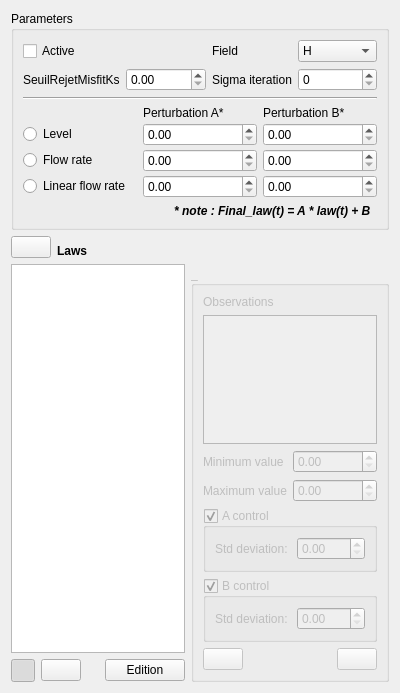
<?xml version="1.0" encoding="UTF-8"?>
<ui version="4.0">
 <class>Form</class>
 <widget class="QWidget" name="Form">
  <property name="geometry">
   <rect>
    <x>0</x>
    <y>0</y>
    <width>400</width>
    <height>693</height>
   </rect>
  </property>
  <property name="windowTitle">
   <string>Form</string>
  </property>
  <layout class="QVBoxLayout" name="verticalLayout">
   <item>
    <widget class="QGroupBox" name="gb_param_law">
     <property name="font">
      <font>
       <weight>50</weight>
       <bold>false</bold>
      </font>
     </property>
     <property name="title">
      <string>Parameters</string>
     </property>
     <layout class="QVBoxLayout" name="verticalLayout_3">
      <item>
       <layout class="QGridLayout" name="gridLayout_3">
        <item row="1" column="1">
         <widget class="QDoubleSpinBox" name="sb_law_seuil">
          <property name="maximum">
           <double>9999.989999999999782</double>
          </property>
         </widget>
        </item>
        <item row="1" column="2">
         <widget class="QLabel" name="label_9">
          <property name="text">
           <string>Sigma iteration</string>
          </property>
         </widget>
        </item>
        <item row="1" column="0">
         <widget class="QLabel" name="label_8">
          <property name="text">
           <string>SeuilRejetMisfitKs</string>
          </property>
         </widget>
        </item>
        <item row="0" column="0">
         <widget class="QCheckBox" name="cc_law_act">
          <property name="text">
           <string>Active</string>
          </property>
         </widget>
        </item>
        <item row="1" column="3">
         <widget class="QSpinBox" name="sb_law_sigma"/>
        </item>
        <item row="0" column="3">
         <widget class="QComboBox" name="cb_law_fld">
          <item>
           <property name="text">
            <string>H</string>
           </property>
          </item>
          <item>
           <property name="text">
            <string>Q</string>
           </property>
          </item>
         </widget>
        </item>
        <item row="0" column="2">
         <widget class="QLabel" name="label_7">
          <property name="text">
           <string>Field</string>
          </property>
         </widget>
        </item>
       </layout>
      </item>
      <item>
       <widget class="Line" name="line">
        <property name="orientation">
         <enum>Qt::Horizontal</enum>
        </property>
       </widget>
      </item>
      <item>
       <layout class="QGridLayout" name="gridLayout_2">
        <property name="verticalSpacing">
         <number>3</number>
        </property>
        <item row="0" column="1">
         <widget class="QLabel" name="label_19">
          <property name="text">
           <string>Perturbation A*</string>
          </property>
         </widget>
        </item>
        <item row="0" column="2">
         <widget class="QLabel" name="label_20">
          <property name="text">
           <string>Perturbation B*</string>
          </property>
         </widget>
        </item>
        <item row="1" column="1">
         <widget class="QDoubleSpinBox" name="sb_cote_a"/>
        </item>
        <item row="1" column="2">
         <widget class="QDoubleSpinBox" name="sb_cote_b"/>
        </item>
        <item row="2" column="1">
         <widget class="QDoubleSpinBox" name="sb_debit_a"/>
        </item>
        <item row="3" column="1">
         <widget class="QDoubleSpinBox" name="sb_debit_lin_a"/>
        </item>
        <item row="3" column="2">
         <widget class="QDoubleSpinBox" name="sb_debit_lin_b"/>
        </item>
        <item row="2" column="2">
         <widget class="QDoubleSpinBox" name="sb_debit_b"/>
        </item>
        <item row="1" column="0">
         <widget class="QRadioButton" name="rb_cote">
          <property name="text">
           <string>Level</string>
          </property>
         </widget>
        </item>
        <item row="2" column="0">
         <widget class="QRadioButton" name="rb_debit">
          <property name="text">
           <string>Flow rate</string>
          </property>
         </widget>
        </item>
        <item row="3" column="0">
         <widget class="QRadioButton" name="rb_debit_lin">
          <property name="text">
           <string>Linear flow rate</string>
          </property>
         </widget>
        </item>
       </layout>
      </item>
      <item>
       <widget class="QLabel" name="label">
        <property name="font">
         <font>
          <weight>75</weight>
          <italic>true</italic>
          <bold>true</bold>
         </font>
        </property>
        <property name="text">
         <string>* note : Final_law(t) = A * law(t) + B  </string>
        </property>
        <property name="alignment">
         <set>Qt::AlignRight|Qt::AlignTrailing|Qt::AlignVCenter</set>
        </property>
       </widget>
      </item>
     </layout>
    </widget>
   </item>
   <item>
    <widget class="QFrame" name="fra_law">
     <property name="frameShape">
      <enum>QFrame::NoFrame</enum>
     </property>
     <property name="frameShadow">
      <enum>QFrame::Raised</enum>
     </property>
     <layout class="QHBoxLayout" name="horizontalLayout_4">
      <property name="leftMargin">
       <number>0</number>
      </property>
      <property name="topMargin">
       <number>0</number>
      </property>
      <property name="rightMargin">
       <number>0</number>
      </property>
      <property name="bottomMargin">
       <number>0</number>
      </property>
      <item>
       <widget class="QFrame" name="fra_law_sel">
        <property name="frameShape">
         <enum>QFrame::NoFrame</enum>
        </property>
        <property name="frameShadow">
         <enum>QFrame::Raised</enum>
        </property>
        <layout class="QVBoxLayout" name="verticalLayout_7">
         <property name="leftMargin">
          <number>0</number>
         </property>
         <property name="topMargin">
          <number>0</number>
         </property>
         <property name="rightMargin">
          <number>0</number>
         </property>
         <property name="bottomMargin">
          <number>0</number>
         </property>
         <item>
          <layout class="QHBoxLayout" name="horizontalLayout">
           <item>
            <widget class="QPushButton" name="bt_reload_laws">
             <property name="sizePolicy">
              <sizepolicy hsizetype="Maximum" vsizetype="Fixed">
               <horstretch>0</horstretch>
               <verstretch>0</verstretch>
              </sizepolicy>
             </property>
             <property name="toolTip">
              <string>Reload laws</string>
             </property>
             <property name="text">
              <string/>
             </property>
             <property name="iconSize">
              <size>
               <width>20</width>
               <height>20</height>
              </size>
             </property>
            </widget>
           </item>
           <item>
            <widget class="QLabel" name="lbl_typ_law">
             <property name="font">
              <font>
               <weight>75</weight>
               <bold>true</bold>
              </font>
             </property>
             <property name="text">
              <string>Laws</string>
             </property>
             <property name="alignment">
              <set>Qt::AlignBottom|Qt::AlignLeading|Qt::AlignLeft</set>
             </property>
            </widget>
           </item>
          </layout>
         </item>
         <item>
          <widget class="QListView" name="lv_law"/>
         </item>
         <item>
          <widget class="QFrame" name="fra_zone_tools_3">
           <property name="frameShape">
            <enum>QFrame::NoFrame</enum>
           </property>
           <property name="frameShadow">
            <enum>QFrame::Raised</enum>
           </property>
           <layout class="QHBoxLayout" name="horizontalLayout_5">
            <property name="leftMargin">
             <number>0</number>
            </property>
            <property name="topMargin">
             <number>0</number>
            </property>
            <property name="rightMargin">
             <number>0</number>
            </property>
            <property name="bottomMargin">
             <number>0</number>
            </property>
            <item>
             <widget class="QToolButton" name="bt_disp_law">
              <property name="sizePolicy">
               <sizepolicy hsizetype="Fixed" vsizetype="Minimum">
                <horstretch>0</horstretch>
                <verstretch>0</verstretch>
               </sizepolicy>
              </property>
              <property name="text">
               <string/>
              </property>
              <property name="checkable">
               <bool>true</bool>
              </property>
              <property name="checked">
               <bool>true</bool>
              </property>
             </widget>
            </item>
            <item>
             <widget class="QPushButton" name="bt_zoom_law">
              <property name="text">
               <string/>
              </property>
             </widget>
            </item>
            <item>
             <spacer name="horizontalSpacer_3">
              <property name="orientation">
               <enum>Qt::Horizontal</enum>
              </property>
              <property name="sizeHint" stdset="0">
               <size>
                <width>40</width>
                <height>20</height>
               </size>
              </property>
             </spacer>
            </item>
            <item>
             <widget class="QPushButton" name="bt_edit_law">
              <property name="text">
               <string>Edition</string>
              </property>
              <property name="icon">
               <iconset>
                <normaloff>:/plugins/Mascaret/icones/mActionToggleEditing.png</normaloff>:/plugins/Mascaret/icones/mActionToggleEditing.png</iconset>
              </property>
             </widget>
            </item>
           </layout>
          </widget>
         </item>
        </layout>
       </widget>
      </item>
      <item>
       <widget class="QFrame" name="fra_law_edit">
        <property name="frameShape">
         <enum>QFrame::NoFrame</enum>
        </property>
        <property name="frameShadow">
         <enum>QFrame::Raised</enum>
        </property>
        <layout class="QVBoxLayout" name="verticalLayout_2">
         <property name="leftMargin">
          <number>0</number>
         </property>
         <property name="topMargin">
          <number>30</number>
         </property>
         <property name="rightMargin">
          <number>0</number>
         </property>
         <property name="bottomMargin">
          <number>0</number>
         </property>
         <item>
          <widget class="QGroupBox" name="gb_law">
           <property name="enabled">
            <bool>false</bool>
           </property>
           <property name="title">
            <string>_</string>
           </property>
           <layout class="QVBoxLayout" name="verticalLayout_8">
            <item>
             <widget class="QLabel" name="label_22">
              <property name="text">
               <string>Observations</string>
              </property>
             </widget>
            </item>
            <item>
             <widget class="QListView" name="lv_law_obs"/>
            </item>
            <item>
             <layout class="QGridLayout" name="gridLayout_4">
              <item row="1" column="0">
               <widget class="QLabel" name="label_23">
                <property name="text">
                 <string>Maximum value</string>
                </property>
               </widget>
              </item>
              <item row="0" column="0">
               <widget class="QLabel" name="label_24">
                <property name="text">
                 <string>Minimum value</string>
                </property>
               </widget>
              </item>
              <item row="0" column="1">
               <widget class="QDoubleSpinBox" name="sb_law_min"/>
              </item>
              <item row="1" column="1">
               <widget class="QDoubleSpinBox" name="sb_law_max"/>
              </item>
             </layout>
            </item>
            <item>
             <widget class="QGroupBox" name="gb_a_ctrl">
              <property name="title">
               <string>A control</string>
              </property>
              <property name="checkable">
               <bool>true</bool>
              </property>
              <layout class="QGridLayout" name="gridLayout_10">
               <item row="0" column="0">
                <widget class="QLabel" name="label_25">
                 <property name="text">
                  <string>Std deviation: </string>
                 </property>
                </widget>
               </item>
               <item row="0" column="1">
                <widget class="QDoubleSpinBox" name="sb_a_std"/>
               </item>
              </layout>
             </widget>
            </item>
            <item>
             <widget class="QGroupBox" name="gb_b_ctrl">
              <property name="title">
               <string>B control</string>
              </property>
              <property name="checkable">
               <bool>true</bool>
              </property>
              <layout class="QGridLayout" name="gridLayout_11">
               <item row="0" column="1">
                <widget class="QDoubleSpinBox" name="sb_b_std"/>
               </item>
               <item row="0" column="0">
                <widget class="QLabel" name="label_26">
                 <property name="text">
                  <string>Std deviation: </string>
                 </property>
                </widget>
               </item>
              </layout>
             </widget>
            </item>
            <item>
             <widget class="QFrame" name="fra_zone_tools_4">
              <property name="frameShape">
               <enum>QFrame::NoFrame</enum>
              </property>
              <property name="frameShadow">
               <enum>QFrame::Raised</enum>
              </property>
              <layout class="QHBoxLayout" name="horizontalLayout_6">
               <property name="leftMargin">
                <number>0</number>
               </property>
               <property name="topMargin">
                <number>0</number>
               </property>
               <property name="rightMargin">
                <number>0</number>
               </property>
               <property name="bottomMargin">
                <number>0</number>
               </property>
               <item>
                <widget class="QPushButton" name="bt_cancel_law">
                 <property name="toolTip">
                  <string>Cancel</string>
                 </property>
                 <property name="iconSize">
                  <size>
                   <width>20</width>
                   <height>20</height>
                  </size>
                 </property>
                </widget>
               </item>
               <item>
                <spacer name="horizontalSpacer_4">
                 <property name="orientation">
                  <enum>Qt::Horizontal</enum>
                 </property>
                 <property name="sizeHint" stdset="0">
                  <size>
                   <width>40</width>
                   <height>20</height>
                  </size>
                 </property>
                </spacer>
               </item>
               <item>
                <widget class="QPushButton" name="bt_valid_law">
                 <property name="toolTip">
                  <string>Save</string>
                 </property>
                 <property name="iconSize">
                  <size>
                   <width>20</width>
                   <height>20</height>
                  </size>
                 </property>
                </widget>
               </item>
              </layout>
             </widget>
            </item>
           </layout>
          </widget>
         </item>
        </layout>
       </widget>
      </item>
     </layout>
    </widget>
   </item>
  </layout>
 </widget>
 <resources/>
 <connections/>
</ui>
